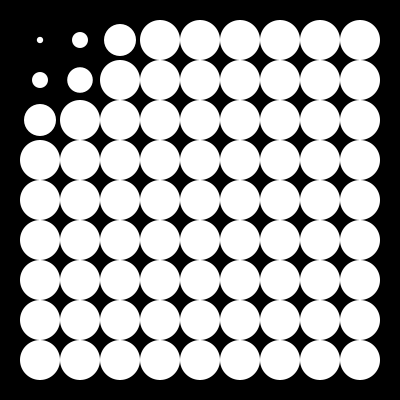
Frame 1 (no input)
Frame 60 (the mouse pressed at the canvas centre just before this capture): identical to frame 1, image omitted
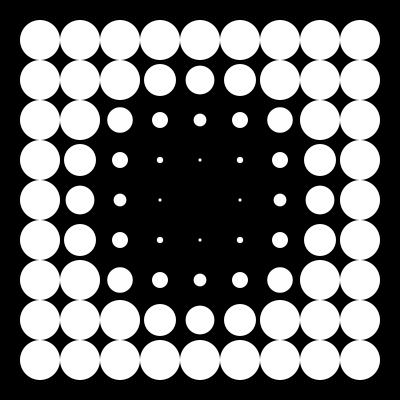
Frame 120 (the mouse held since frame 60 and released just before this capture)

The Processing sketch that drew these frames (run headless with seeded random() and noise(); from frame 60 on, the mouse is pressed at the canvas centre):

// Processing sketch: processing_27004
// ── processing_27004.pde

/* Simple (I love simple) example of a series of spheres,
 where the radius will shrink the closer you get to the cursor. */
void setup() {
  size(400,400);
  noStroke();
}
void draw() {
  background(0);
  int stepsize = 40;
  float effect = 500.0;
  for (int i=stepsize; i < width; i += stepsize) {
    for (int j=stepsize; j < height; j += stepsize) {
      float distance = sqrt(pow(i - mouseX,2)+pow(j-mouseY,2));
      float radius = distance*distance/effect;
      radius = min(stepsize,radius);
      ellipse(i,j,radius,radius);
    }
  }
}
